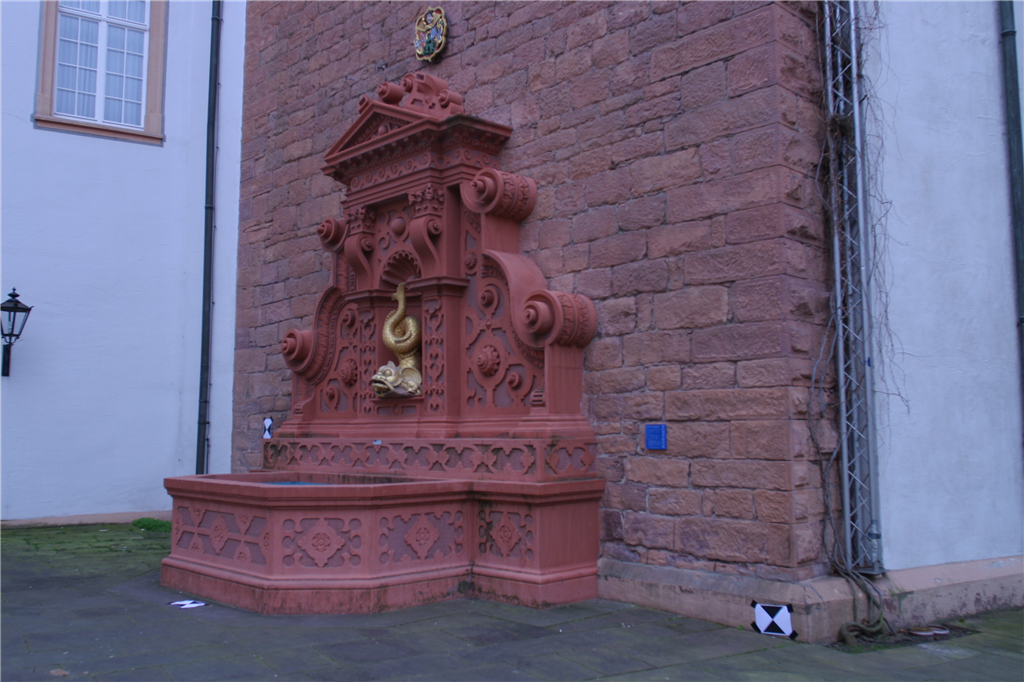
#> input picture ROAS5300/datasets/Foutain_Comp/0.png, 1024 x 682 px, found by its file name; its folder holds 4 pictures in this run
$ python 4.py
#> lines starting #> are read from the running program, lines starting #| are printed output that depends on the picture
import cv2
import numpy as np
import os
from typing import List, Tuple, Dict
import open3d as o3d

class ImageData:
    def __init__(self, image: np.ndarray, K: np.ndarray):
        self.image = image
        self.K = K  # 内参矩阵
        self.R = None  # 旋转矩阵
        self.t = None  # 平移向量
        self.keypoints = None
        self.descriptors = None

class SFMReconstructor:
    def __init__(self):
        self.images: List[ImageData] = []
        self.points3D = []
        self.colors = []
        self.point_tracks = {}  # 添加这行
        self.next_point_id = 0  # 添加这行

    def load_images(self, image_dir: str, K: np.ndarray):
        """加载图像并存储内参"""
        image_files = sorted([f for f in os.listdir(image_dir) if f.endswith(('.jpg', '.png'))])
        for image_file in image_files:
            image_path = os.path.join(image_dir, image_file)
            image = cv2.imread(image_path)
#> image is the input picture: shape (682, 1024, 3); mean B, G, R 124.8, 100.4, 109.4
            self.images.append(ImageData(image, K))

    def extract_features(self):
        """使用SIFT提取特征点和描述子"""
        sift = cv2.SIFT_create()
        for img_data in self.images:
            gray = cv2.cvtColor(img_data.image, cv2.COLOR_BGR2GRAY)
            img_data.keypoints, img_data.descriptors = sift.detectAndCompute(gray, None)
#> this loop made 4 passes
#> pass 1, in extract_features, `gray = cv2.cvtColor(img_data.image, cv2.COLOR_BGR2GRAY)`:
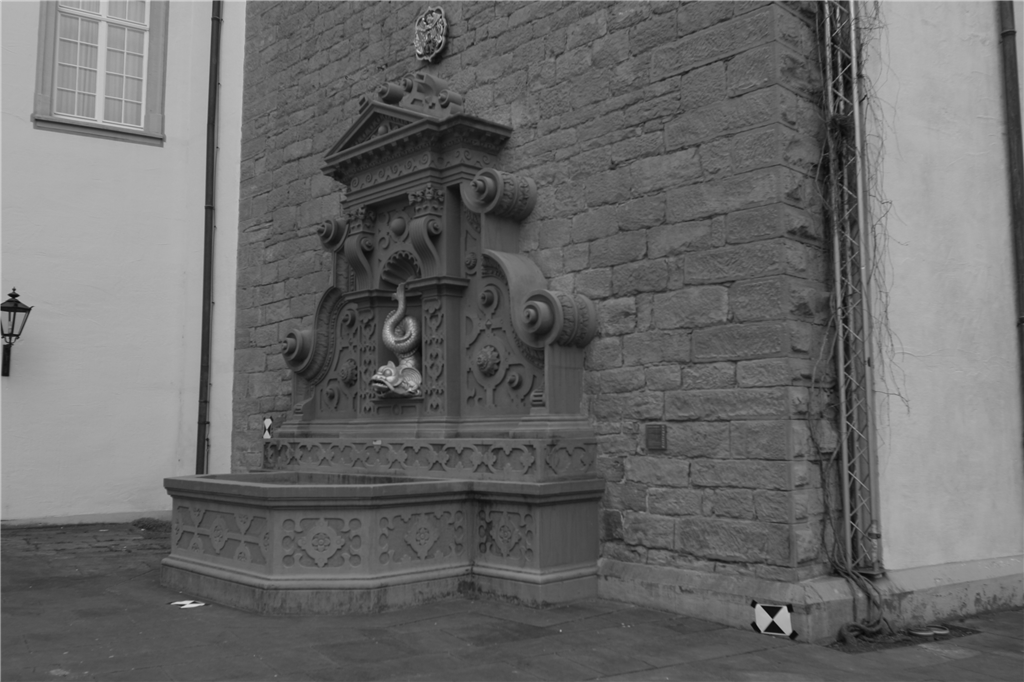
#> gray: shape (682, 1024); min 7, max 221, mean 105.9
#> pass 2, in extract_features, `gray = cv2.cvtColor(img_data.image, cv2.COLOR_BGR2GRAY)`:
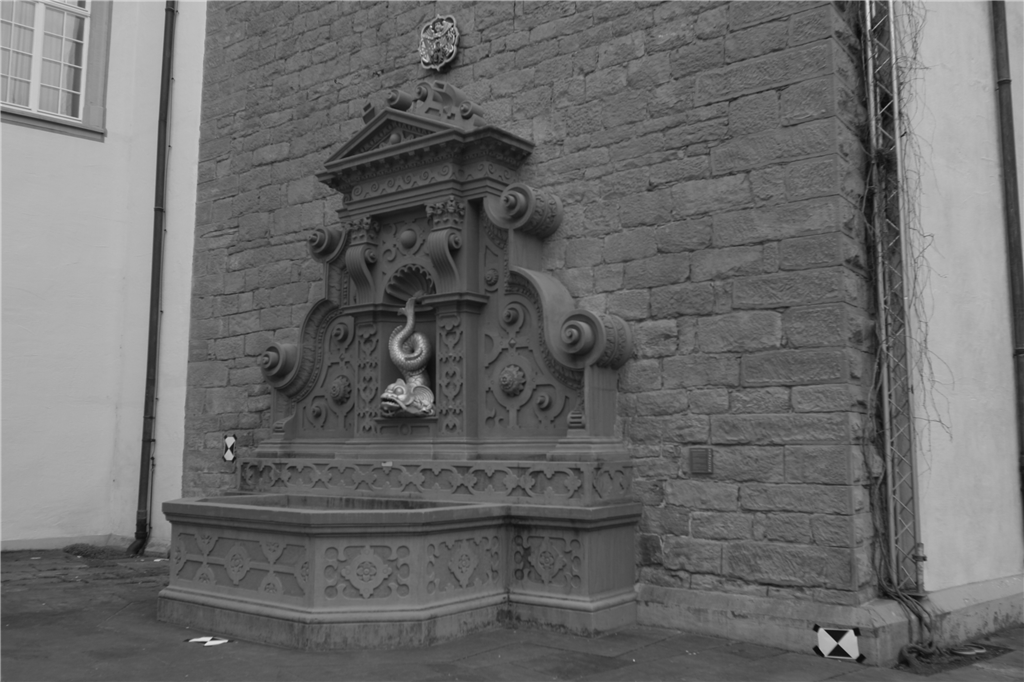
#> gray: shape (682, 1024); min 8, max 226, mean 106.8
#> pass 3, in extract_features, `gray = cv2.cvtColor(img_data.image, cv2.COLOR_BGR2GRAY)`:
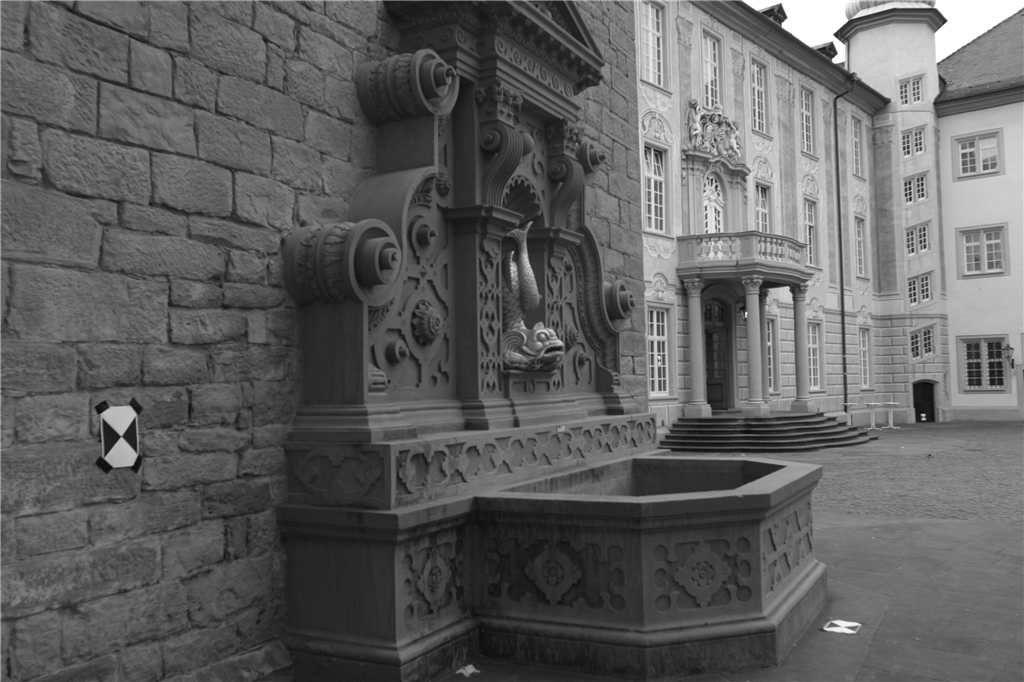
#> gray: shape (682, 1024); min 11, max 255, mean 95.6
#> after the loop:
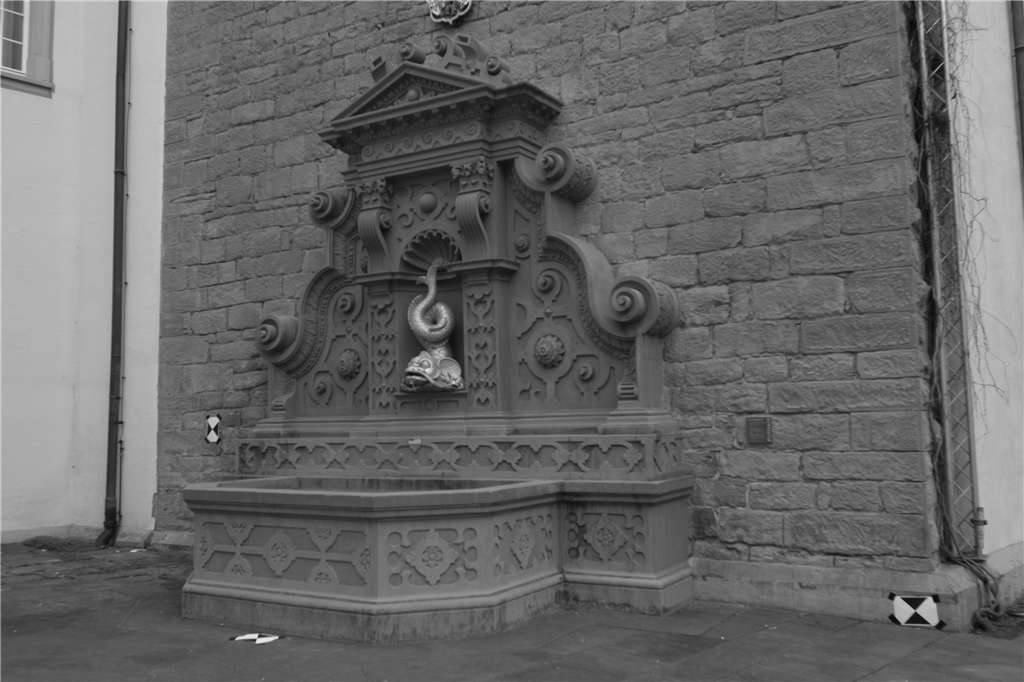
#> gray: shape (682, 1024); min 10, max 231, mean 103.2
#> after the loop:
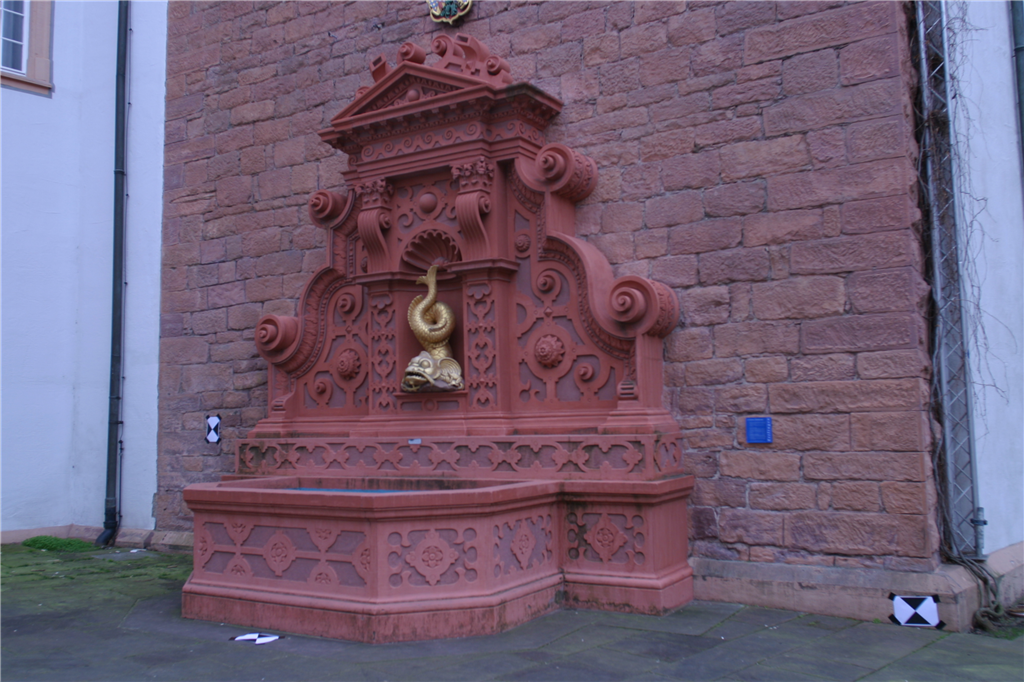
#> img_data.image: shape (682, 1024, 3); mean B, G, R 116.8, 95.7, 112.7

    def match_features(self, img1: ImageData, img2: ImageData) -> List[Tuple[int, int]]:
        """匹配两张图像的特征点"""
        # FLANN参数
        FLANN_INDEX_KDTREE = 1
        index_params = dict(algorithm = FLANN_INDEX_KDTREE, trees = 5)
        search_params = dict(checks = 50)

        # 创建FLANN匹配器
        flann = cv2.FlannBasedMatcher(index_params, search_params)

        # 使用knnMatch进行特征匹配
        matches = flann.knnMatch(img1.descriptors, img2.descriptors, k=2)

        # 应用比率测试
        good_matches = []
        for m, n in matches:
            if m.distance < 0.7 * n.distance:  # 可以调整这个阈值
                good_matches.append((m.queryIdx, m.trainIdx))

        print(f"Found {len(good_matches)} good matches between images")
        return good_matches

    def estimate_essential_matrix(self, img1: ImageData, img2: ImageData,
                                matches: List[Tuple[int, int]]) -> Tuple[np.ndarray, np.ndarray, np.ndarray]:
        """估计本质矩阵并恢复相对位姿"""
        # 获取匹配点的坐标
        pts1 = np.float32([img1.keypoints[m[0]].pt for m in matches])
        pts2 = np.float32([img2.keypoints[m[1]].pt for m in matches])

        # 将像素坐标转换为归一化坐标
        pts1_norm = cv2.undistortPoints(pts1.reshape(-1, 1, 2), img1.K, None)
        pts2_norm = cv2.undistortPoints(pts2.reshape(-1, 1, 2), img2.K, None)

        # 计算本质矩阵
        E, mask = cv2.findEssentialMat(pts1_norm, pts2_norm, focal=1.0, pp=(0., 0.),
                                      method=cv2.RANSAC, prob=0.999, threshold=0.001)

        # 从本质矩阵恢复相对位姿
        _, R, t, mask = cv2.recoverPose(E, pts1_norm, pts2_norm)

        return E, R, t, mask.ravel().astype(bool)

    def triangulate_points(self, img1: ImageData, img2: ImageData,
                         matches: List[Tuple[int, int]], mask: np.ndarray) -> Tuple[np.ndarray, np.ndarray]:
        """三角化重建3D点"""
        # 获取匹配点
        pts1 = np.float32([img1.keypoints[m[0]].pt for m in matches])[mask]
        pts2 = np.float32([img2.keypoints[m[1]].pt for m in matches])[mask]

        # 构建投影矩阵
        P1 = img1.K @ np.hstack((np.eye(3), np.zeros((3, 1))))  # 第一个相机 [R|t] = [I|0]
        P2 = img2.K @ np.hstack((img2.R, img2.t))               # 第二个相机 [R|t]

        # 三角化
        points4D = cv2.triangulatePoints(P1, P2, pts1.T, pts2.T)
        points3D = (points4D / points4D[3]).T[:, :3]

        # 获取对应的颜色信息
        colors = np.array([img1.image[int(pt[1]), int(pt[0])] for pt in pts1])

        return points3D, colors

    def initialize_structure(self):
        """使用前两张图片初始化结构"""
        if len(self.images) < 2:
            raise ValueError("Need at least two images for initialization")

        # 设置第一个相机的位姿
        self.images[0].R = np.eye(3)
        self.images[0].t = np.zeros((3, 1))

        # 匹配特征点
        matches = self.match_features(self.images[0], self.images[1])

        # 估计本质矩阵和相对位姿
        _, R, t, mask = self.estimate_essential_matrix(self.images[0], self.images[1], matches)

        # 设置第二个相机的位姿
        self.images[1].R = R
        self.images[1].t = t

        # 只使用内点进行三角化
        valid_matches = [m for i, m in enumerate(matches) if mask[i]]

        # 三角化重建3D点
        points3D, colors = self.triangulate_points(self.images[0], self.images[1],
                                                valid_matches, np.ones(len(valid_matches), dtype=bool))

        # 存储重建结果
        self.points3D = points3D.tolist()  # 转换为list便于后续添加新点
        self.colors = colors.tolist()

        print(f"Found {len(matches)} matches, {len(valid_matches)} valid matches after RANSAC")
        print(f"Triangulated {len(self.points3D)} 3D points")

        return len(points3D)

    def estimate_pose_pnp(self, img_data: ImageData, points3D: np.ndarray,
                         points2D: np.ndarray) -> Tuple[bool, np.ndarray, np.ndarray]:
        """使用PnP估计相机位姿"""
        success, rvec, tvec, inliers = cv2.solvePnPRansac(
            points3D, points2D, img_data.K, None,
            flags=cv2.SOLVEPNP_ITERATIVE,
            iterationsCount=100,
            reprojectionError=8.0,
            confidence=0.99
        )

        if not success:
            return False, None, None

        R, _ = cv2.Rodrigues(rvec)
        return True, R, tvec

    def triangulate_new_points(self, img_data: ImageData, ref_img: ImageData,
                             matches: List[Tuple[int, int]]) -> Tuple[np.ndarray, np.ndarray, List[bool]]:
        """三角化新的特征点对"""
        pts1 = np.float32([ref_img.keypoints[m[0]].pt for m in matches])
        pts2 = np.float32([img_data.keypoints[m[1]].pt for m in matches])

        P1 = ref_img.K @ np.hstack((ref_img.R, ref_img.t))
        P2 = img_data.K @ np.hstack((img_data.R, img_data.t))

        points4D = cv2.triangulatePoints(P1, P2, pts1.T, pts2.T)
        points3D = (points4D / points4D[3]).T[:, :3]

        # 检查三角化点的有效性
        valid = []
        for pt3D, pt2D in zip(points3D, pts2):
            # 检查重投影误差
            projected = img_data.K @ (img_data.R @ pt3D.reshape(3,1) + img_data.t)
            projected = projected[:2] / projected[2]
            error = np.linalg.norm(projected.ravel() - pt2D)

            # 检查深度是否为正
            P2_center = -np.linalg.inv(img_data.R) @ img_data.t
            vec = pt3D - P2_center.ravel()
            depth = vec @ img_data.R[2]

            valid.append(error < 5.0 and depth > 0)

        valid = np.array(valid)
        colors = np.array([ref_img.image[int(pt[1]), int(pt[0])] for pt in pts1[valid]])

        return points3D[valid], colors, valid

    def add_new_image(self, img_idx: int) -> bool:
        """增量式添加新图像"""
        new_img = self.images[img_idx]
        best_num_inliers = 0
        best_R = None
        best_t = None

        # 寻找最佳参考图像
        for ref_idx in range(img_idx):
            ref_img = self.images[ref_idx]
            if ref_img.R is None:  # 跳过未成功重建的图像
                continue

            matches = self.match_features(ref_img, new_img)
            if len(matches) < 30:  # 匹配点太少
                continue

            # 找到已经重建的3D点
            points3D = []
            points2D = []
            for m in matches:
                for track_id, projections in self.point_tracks.items():
                    if (ref_idx, m[0]) in projections:
                        point3D_idx = track_id
                        points3D.append(self.points3D[point3D_idx])
                        points2D.append(new_img.keypoints[m[1]].pt)

            if len(points3D) < 10:  # 3D-2D对应点太少
                continue

            points3D = np.array(points3D)
            points2D = np.array(points2D)

            # PnP估计位姿
            success, R, t = self.estimate_pose_pnp(new_img, points3D, points2D)
            if not success:
                continue

            if len(points2D) > best_num_inliers:
                best_num_inliers = len(points2D)
                best_R = R
                best_t = t

        if best_R is None:
            return False

        # 设置新图像的位姿
        new_img.R = best_R
        new_img.t = best_t

        # 三角化新的3D点
        for ref_idx in range(img_idx):
            ref_img = self.images[ref_idx]
            if ref_img.R is None:
                continue

            matches = self.match_features(ref_img, new_img)
            new_points3D, new_colors, valid = self.triangulate_new_points(new_img, ref_img, matches)

            # 更新重建结果
            for i, (is_valid, pt3D, color) in enumerate(zip(valid, new_points3D, new_colors)):
                if is_valid:
                    self.points3D.append(pt3D)
                    self.colors.append(color)
                    match = matches[i]
                    self.point_tracks[self.next_point_id] = [(ref_idx, match[0]), (img_idx, match[1])]
                    self.next_point_id += 1

        return True

    def incremental_reconstruction(self):
        """增量式重建所有图像"""
        # 初始化前两张图像
        num_initial = self.initialize_structure()
        print(f"Initial reconstruction: {num_initial} points")

        # 获取前两张图像之间的匹配，并只保留成功三角化的匹配
        matches_01 = self.match_features(self.images[0], self.images[1])
        _, _, _, mask = self.estimate_essential_matrix(self.images[0], self.images[1], matches_01)
        valid_matches = [m for i, m in enumerate(matches_01) if mask[i]]

        # 初始化点追踪信息
        for i in range(len(self.points3D)):
            if i < len(valid_matches):  # 确保不会越界
                self.point_tracks[i] = [(0, valid_matches[i][0]), (1, valid_matches[i][1])]
        self.next_point_id = len(self.points3D)

        # 增量式添加剩余图像
        for i in range(2, len(self.images)):
            success = self.add_new_image(i)
            if success:
                print(f"Added image {i}, total points: {len(self.points3D)}")
            else:
                print(f"Failed to add image {i}")

    def get_camera_positions(self) -> np.ndarray:
        """获取所有相机中心位置"""
        camera_centers = []
        for img in self.images:
            if img.R is not None:
                center = -img.R.T @ img.t
                camera_centers.append(center.ravel())
        return np.array(camera_centers)

def visualize_point_cloud(ply_path):
    # 读取点云
    pcd = o3d.io.read_point_cloud(ply_path)

    # 创建可视化窗口
    vis = o3d.visualization.Visualizer()
    vis.create_window()

    # 添加点云到可视化器
    vis.add_geometry(pcd)

    # 设置视角和渲染选项
    opt = vis.get_render_option()
    opt.point_size = 1.0
    opt.background_color = np.asarray([0, 0, 0])  # 黑色背景

    # 运行可视化器
    vis.run()
    vis.destroy_window()

def main():
    # 示例内参矩阵 (根据实际数据调整)
    K = np.array([
        [800, 0, 512],
        [0, 800, 341],
        [0, 0, 1]
    ],dtype=np.float32)

    reconstructor = SFMReconstructor()

    # 假设图片在./images目录下
    image_dir = "/home/xunyang/Desktop/Projects/CourseAssignment/ROAS5300/datasets/Foutain_Comp"
    if not os.path.exists(image_dir):
        raise FileNotFoundError(f"Directory {image_dir} does not exist")

    reconstructor.load_images(image_dir, K)
    reconstructor.extract_features()

    # 初始化结构
    num_points = reconstructor.initialize_structure()
    print(f"初始重建得到 {num_points} 个3D点")

    # 执行增量式重建
    reconstructor.incremental_reconstruction()

    # 保存点云
    def save_point_cloud(points3D, colors, filename):
#> called with filename = 'initial_reconstruction.ply'
        with open(filename, 'w') as f:
            f.write("ply\n")
            f.write("format ascii 1.0\n")
            f.write(f"element vertex {len(points3D)}\n")
            f.write("property float x\n")
            f.write("property float y\n")
            f.write("property float z\n")
            f.write("property uchar red\n")
            f.write("property uchar green\n")
            f.write("property uchar blue\n")
            f.write("end_header\n")
            for pt, color in zip(points3D, colors):
                f.write(f"{pt[0]} {pt[1]} {pt[2]} {color[2]} {color[1]} {color[0]}\n")

    save_point_cloud(reconstructor.points3D, reconstructor.colors, "initial_reconstruction.ply")
    visualize_point_cloud("initial_reconstruction.ply")
if __name__ == "__main__":
    main()
